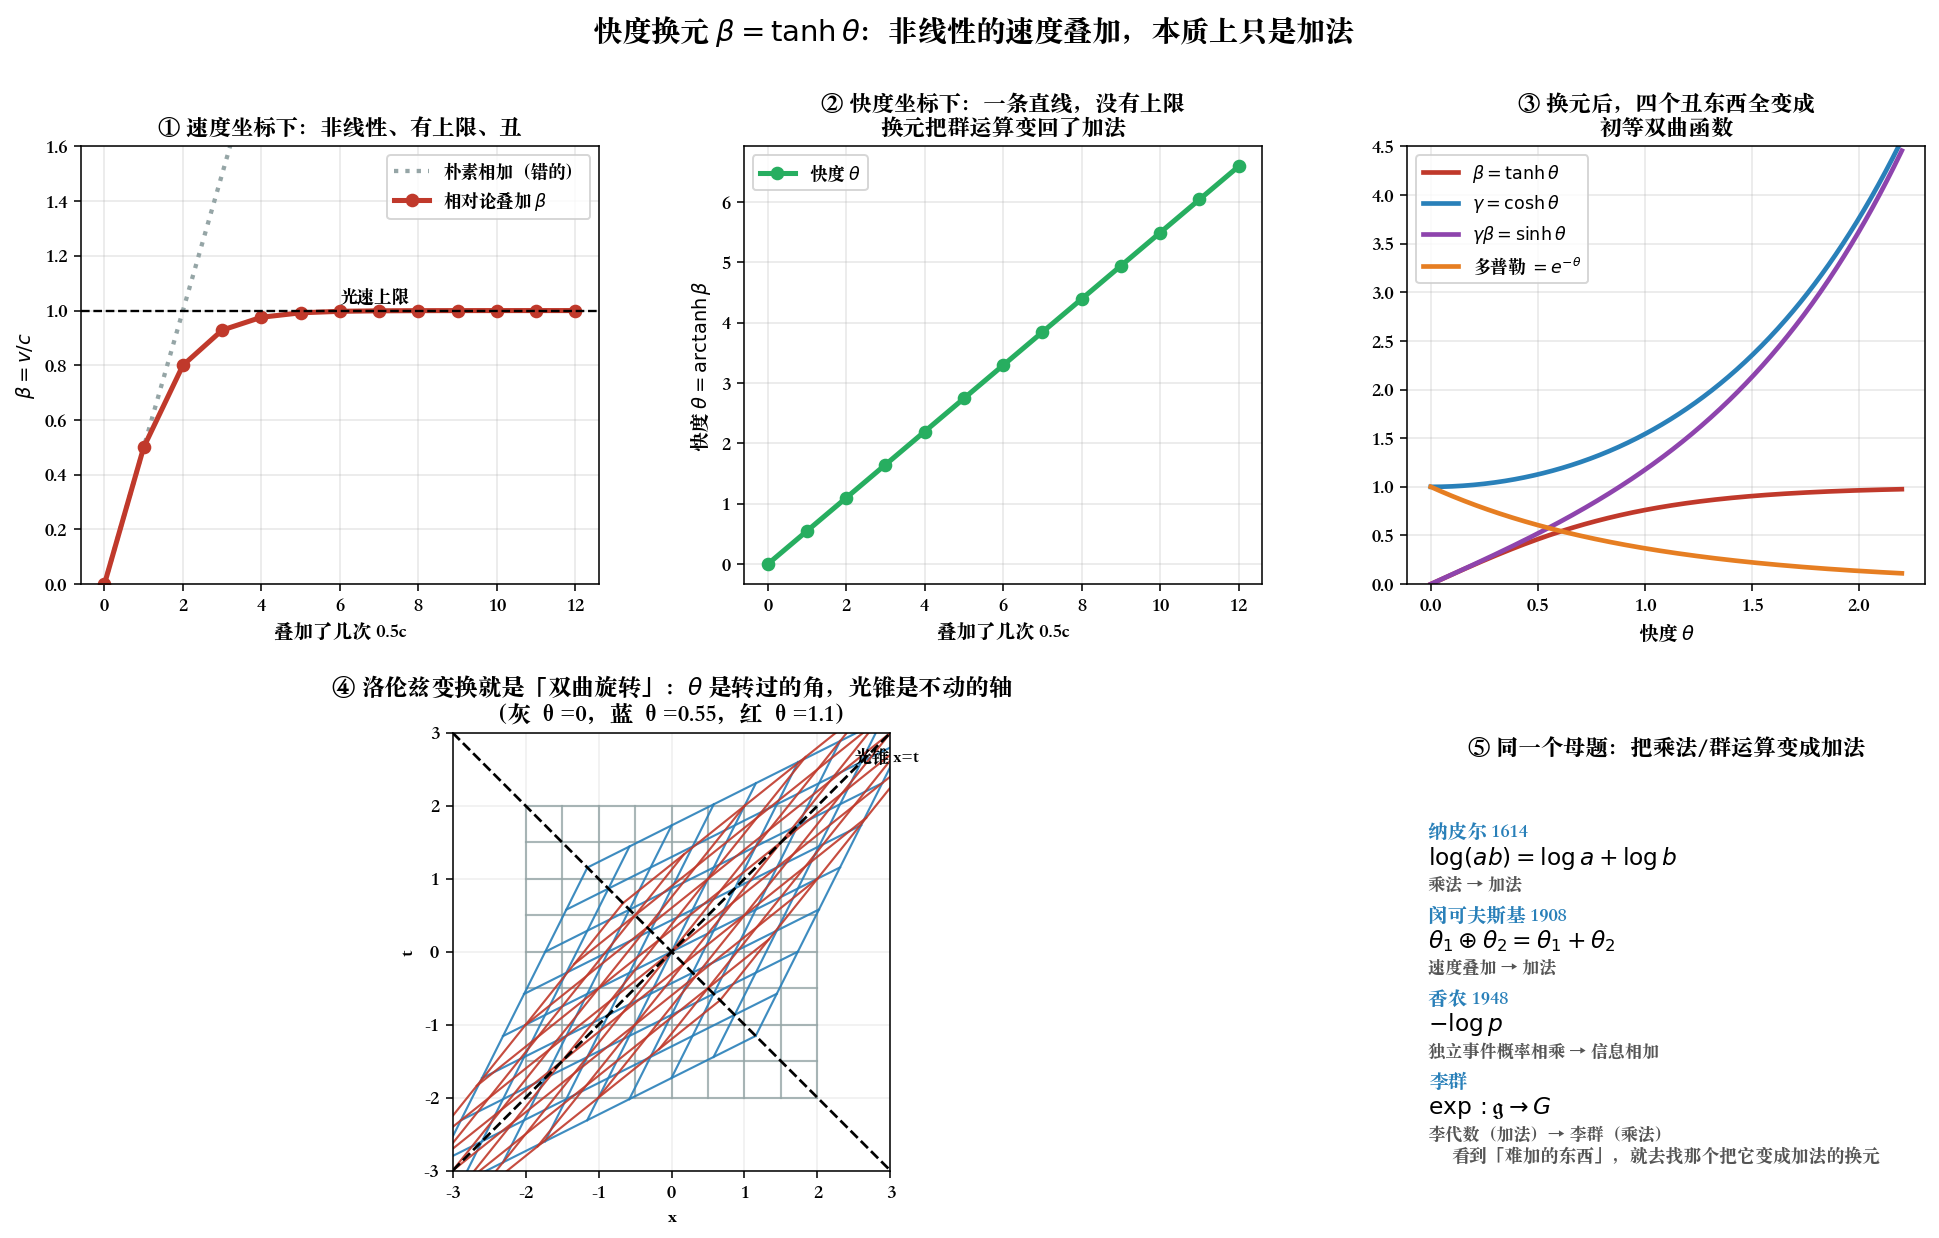

The Python source for this figure:
"""rapidity_substitution.py
================================================================================
Chapter 0.98.3 · 快度换元 β = tanh θ：把「非线性叠加」变回「加法」

狭义相对论里速度**不能相加**：
    0.6c ⊕ 0.6c = (0.6+0.6)/(1+0.36) c = 0.882c   （不是 1.2c）

这个公式看起来像天上掉下来的怪规则。但换一个变量，它立刻变回小学加法：

    令 β = tanh θ  （θ 叫「快度」rapidity，闵可夫斯基 1908 / 罗巴切夫斯基几何）

    则  tanh(θ₁+θ₂) = (tanh θ₁ + tanh θ₂)/(1 + tanh θ₁ tanh θ₂)
        ↑ 双曲正切的加法公式，就是速度叠加公式**本身**

    ⇒  速度叠加 = 快度相加。   θ_total = θ₁ + θ₂

顺带地，一堆丑东西同时塌缩：
    γ  = 1/√(1-β²)          = cosh θ
    γβ = β/√(1-β²)          = sinh θ
    多普勒因子 √((1-β)/(1+β)) = e^{-θ}      ← E=mc² 推导里用的就是这一条
    洛伦兹变换               = 双曲「旋转」矩阵 [[cosh θ, -sinh θ], [-sinh θ, cosh θ]]

**这就是好换元的全部标准：换完之后，结构变简单了吗？**
这里的答案是：非线性群运算 → 线性加法，而且是一个真正的群同构
    (速度, ⊕) ≅ (ℝ, +)   —— 和 log 把乘法变加法（Chapter 0.5.3）是同一件事。

可视化：
  ① 速度叠加的非线性 vs 快度叠加的线性（同一组数据，两张地图）
  ② β、γ、γβ、多普勒因子在两个坐标下的样子
  ③ 洛伦兹变换 = 双曲旋转：θ 均匀增加时时空网格的形变
  ④ 数值验收：连续 n 次叠加 0.5c，速度趋近 c 但快度线性增长

运行：  python ch00_98_deriving_formulas/rapidity_substitution.py
================================================================================
"""

from pathlib import Path

import matplotlib.pyplot as plt
import numpy as np
import sympy as sp


def symbolic_check():
    th1, th2 = sp.symbols('theta_1 theta_2', positive=True)
    b1, b2 = sp.tanh(th1), sp.tanh(th2)

    # 速度叠加公式，用快度表达后应当恰为 tanh(θ₁+θ₂)
    add = (b1 + b2) / (1 + b1 * b2)
    residual = sp.simplify(add - sp.tanh(th1 + th2))

    th = sp.Symbol('theta', positive=True)
    b = sp.tanh(th)
    print("=" * 74)
    print("快度换元的符号验收")
    print("=" * 74)
    print(f"  速度叠加 (β₁+β₂)/(1+β₁β₂) - tanh(θ₁+θ₂) = {residual}     ← 必须是 0")
    print(f"  γ  = 1/√(1-β²)        = {sp.simplify(1/sp.sqrt(1-b**2))}")
    print(f"  γβ = β/√(1-β²) - sinh θ = {sp.simplify((b/sp.sqrt(1-b**2) - sp.sinh(th)).rewrite(sp.exp))}"
          "     ← 必须是 0，即 γβ = sinh θ")
    print(f"  多普勒 √((1-β)/(1+β)) = "
          f"{sp.simplify(sp.sqrt((1-b)/(1+b)).rewrite(sp.exp))}")
    print("\n  一个换元，四个丑东西同时塌缩 —— 这就是「结构变简单了」的意思。")


def main():
    symbolic_check()

    # ---- 数值：连续叠加 0.5c -----------------------------------------------
    print("\n连续把 0.5c 叠加 n 次：")
    print(f"  {'n':<4}{'朴素相加 n×0.5c':<20}{'相对论叠加 β':<18}{'快度 θ':<12}")
    beta_acc, th_acc = 0.0, 0.0
    dth = np.arctanh(0.5)
    for n in range(1, 9):
        beta_acc = (beta_acc + 0.5) / (1 + beta_acc * 0.5)     # 速度：非线性
        th_acc += dth                                          # 快度：直接相加
        assert abs(np.tanh(th_acc) - beta_acc) < 1e-12         # 两条路必须一致
        print(f"  {n:<4}{n*0.5:<20.3f}{beta_acc:<18.9f}{th_acc:<12.4f}")

    fig = plt.figure(figsize=(17, 9.5))
    gs = fig.add_gridspec(2, 3, hspace=.34, wspace=.28)

    # ---- ① 非线性 vs 线性 ---------------------------------------------------
    ns = np.arange(0, 13)
    betas = [0.0]
    for _ in ns[1:]:
        betas.append((betas[-1] + 0.5) / (1 + betas[-1] * 0.5))
    betas = np.array(betas)
    thetas = ns * dth

    ax = fig.add_subplot(gs[0, 0])
    ax.plot(ns, ns * 0.5, lw=2.2, ls=":", color="#95a5a6", label="朴素相加（错的）")
    ax.plot(ns, betas, "o-", lw=2.6, color="#c0392b", label=r"相对论叠加 $\beta$")
    ax.axhline(1, color="k", ls="--", lw=1.2)
    ax.text(6, 1.03, "光速上限", fontsize=9)
    ax.set_xlabel("叠加了几次 0.5c")
    ax.set_ylabel(r"$\beta = v/c$")
    ax.set_ylim(0, 1.6)
    ax.set_title("① 速度坐标下：非线性、有上限、丑",
                 fontsize=11.5, fontweight="bold")
    ax.legend(fontsize=9)
    ax.grid(alpha=.3)

    ax = fig.add_subplot(gs[0, 1])
    ax.plot(ns, thetas, "o-", lw=2.6, color="#27ae60", label=r"快度 $\theta$")
    ax.set_xlabel("叠加了几次 0.5c")
    ax.set_ylabel(r"快度 $\theta = \mathrm{arctanh}\,\beta$")
    ax.set_title("② 快度坐标下：一条直线，没有上限\n换元把群运算变回了加法",
                 fontsize=11.5, fontweight="bold")
    ax.legend(fontsize=9)
    ax.grid(alpha=.3)

    # ---- ③ 四个量的塌缩 ----------------------------------------------------
    ax = fig.add_subplot(gs[0, 2])
    th = np.linspace(0, 2.2, 400)
    ax.plot(th, np.tanh(th), lw=2.4, color="#c0392b", label=r"$\beta=\tanh\theta$")
    ax.plot(th, np.cosh(th), lw=2.4, color="#2980b9", label=r"$\gamma=\cosh\theta$")
    ax.plot(th, np.sinh(th), lw=2.4, color="#8e44ad", label=r"$\gamma\beta=\sinh\theta$")
    ax.plot(th, np.exp(-th), lw=2.4, color="#e67e22", label=r"多普勒 $=e^{-\theta}$")
    ax.set_xlabel(r"快度 $\theta$")
    ax.set_title("③ 换元后，四个丑东西全变成\n初等双曲函数", fontsize=11.5, fontweight="bold")
    ax.legend(fontsize=9)
    ax.set_ylim(0, 4.5)
    ax.grid(alpha=.3)

    # ---- ④ 洛伦兹变换 = 双曲旋转 -------------------------------------------
    ax = fig.add_subplot(gs[1, :2])
    lines_x = np.linspace(-2, 2, 9)
    for k, (theta, col, alpha) in enumerate([(0.0, "#95a5a6", .8), (0.55, "#2980b9", .9),
                                             (1.1, "#c0392b", .9)]):
        ch, sh = np.cosh(theta), np.sinh(theta)
        for v in lines_x:
            # 等 t' 线与等 x' 线，经双曲旋转后的样子
            pts = np.array([[-2, 2], [v, v]])                 # 等 x' 线（竖线）
            X = ch * pts[1] + sh * pts[0]
            T = sh * pts[1] + ch * pts[0]
            ax.plot(X, T, color=col, lw=1.1, alpha=alpha)
            pts = np.array([[v, v], [-2, 2]])                 # 等 t' 线（横线）
            X = ch * pts[1] + sh * pts[0]
            T = sh * pts[1] + ch * pts[0]
            ax.plot(X, T, color=col, lw=1.1, alpha=alpha)
    ax.plot([-3, 3], [-3, 3], "k--", lw=1.4)
    ax.plot([-3, 3], [3, -3], "k--", lw=1.4)
    ax.text(2.5, 2.6, "光锥 x=t", fontsize=9)
    ax.set_xlim(-3, 3)
    ax.set_ylim(-3, 3)
    ax.set_aspect("equal")
    ax.set_xlabel("x")
    ax.set_ylabel("t")
    ax.set_title(r"④ 洛伦兹变换就是「双曲旋转」：$\theta$ 是转过的角，光锥是不动的轴"
                 + "\n（灰 θ=0，蓝 θ=0.55，红 θ=1.1）",
                 fontsize=12, fontweight="bold")
    ax.grid(alpha=.2)

    # ---- ⑤ 同构表 ----------------------------------------------------------
    ax = fig.add_subplot(gs[1, 2])
    ax.axis("off")
    ax.text(.5, .95, "⑤ 同一个母题：把乘法/群运算变成加法", ha="center",
            transform=ax.transAxes, fontsize=11.5, fontweight="bold")
    rows = [
        ("纳皮尔 1614", r"$\log(ab)=\log a+\log b$", "乘法 → 加法"),
        ("闵可夫斯基 1908", r"$\theta_1\oplus\theta_2=\theta_1+\theta_2$", "速度叠加 → 加法"),
        ("香农 1948", r"$-\log p$", "独立事件概率相乘 → 信息相加"),
        ("李群", r"$\exp:\mathfrak{g}\to G$", "李代数（加法）→ 李群（乘法）"),
    ]
    for i, (who, formula, what) in enumerate(rows):
        y = .76 - i * .19
        ax.text(.04, y, who, transform=ax.transAxes, fontsize=10, fontweight="bold",
                color="#2980b9")
        ax.text(.04, y - .06, formula, transform=ax.transAxes, fontsize=12)
        ax.text(.04, y - .118, what, transform=ax.transAxes, fontsize=8.8, color="#555")
    ax.text(.5, .02, "看到「难加的东西」，就去找那个把它变成加法的换元",
            ha="center", transform=ax.transAxes, fontsize=9.2, style="italic", color="#555")

    fig.suptitle(r"快度换元 $\beta=\tanh\theta$：非线性的速度叠加，本质上只是加法",
                 fontsize=15, fontweight="bold")
    out = Path(__file__).with_suffix(".png")
    fig.savefig(out, dpi=140, bbox_inches="tight")
    print(f"\n图已保存到 {out}")


if __name__ == "__main__":
    plt.rcParams["font.sans-serif"] = [
        "PingFang SC", "Heiti SC", "Songti SC",
        "Noto Sans CJK SC", "WenQuanYi Zen Hei", "Arial Unicode MS",
    ]
    plt.rcParams["axes.unicode_minus"] = False
    main()
